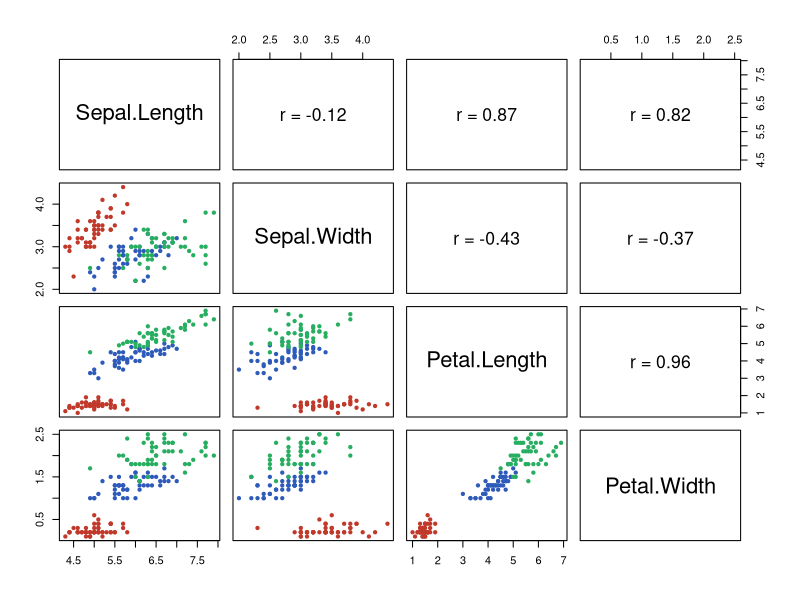
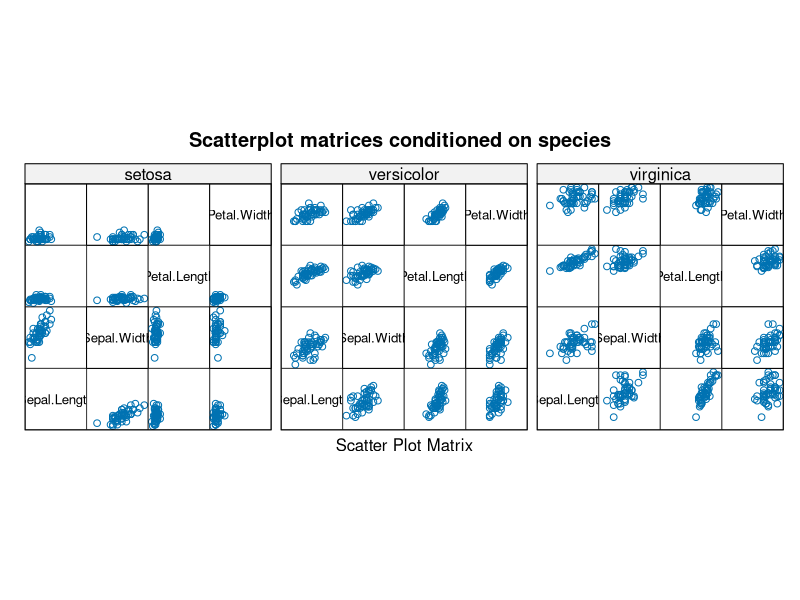
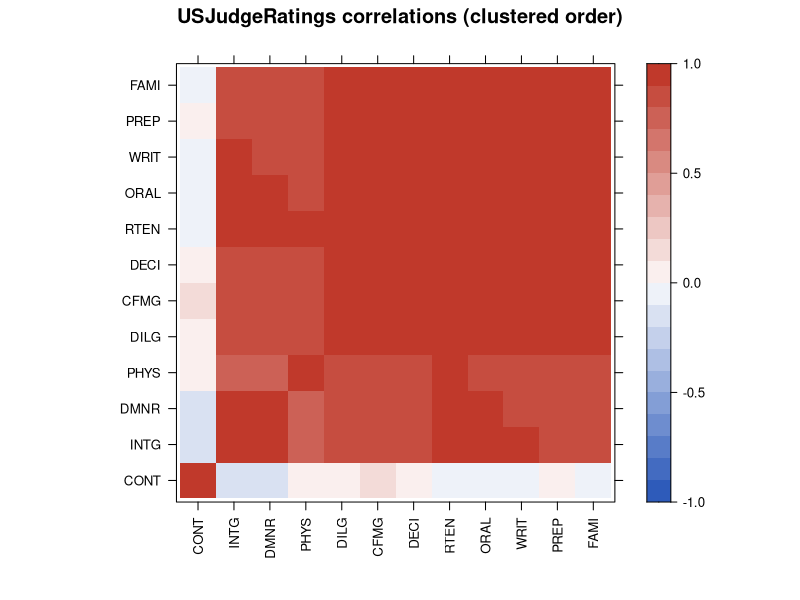
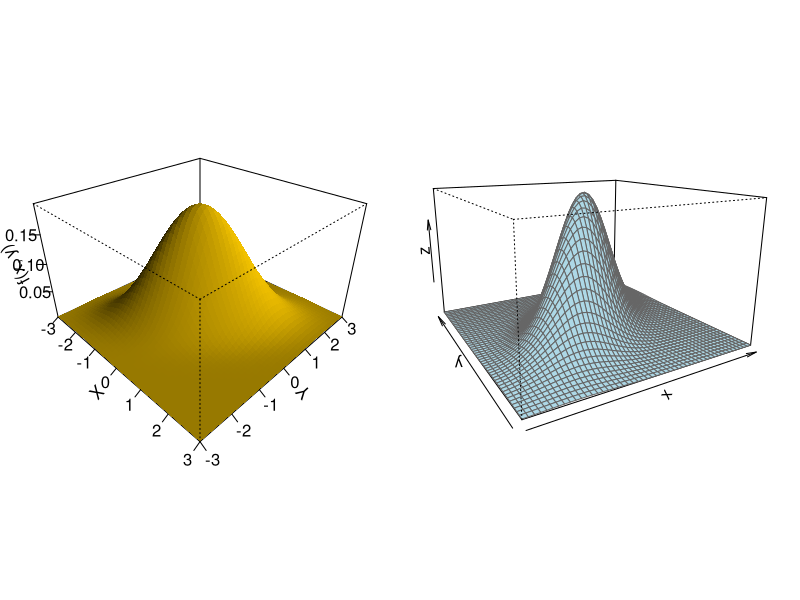
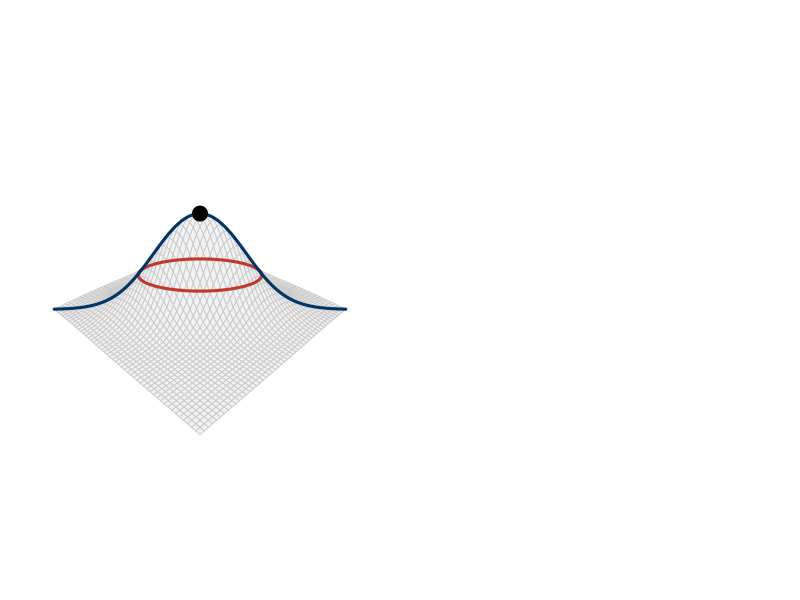
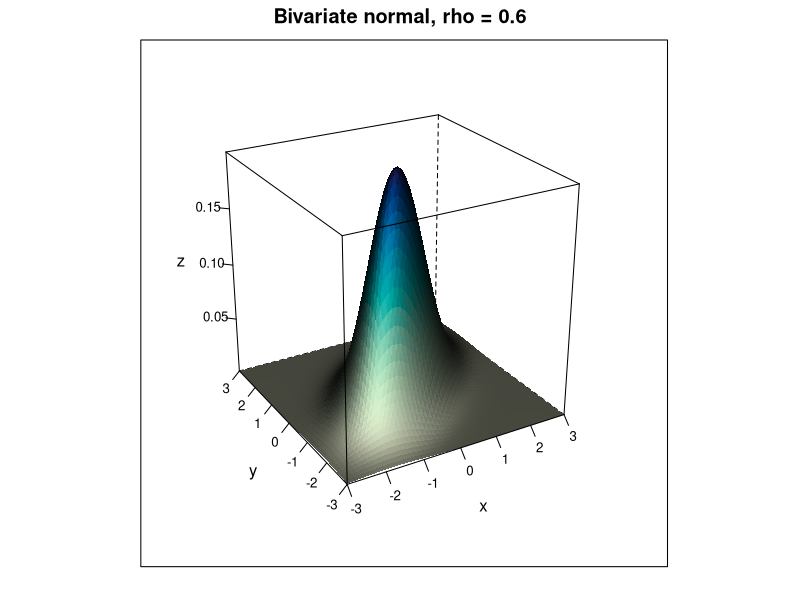
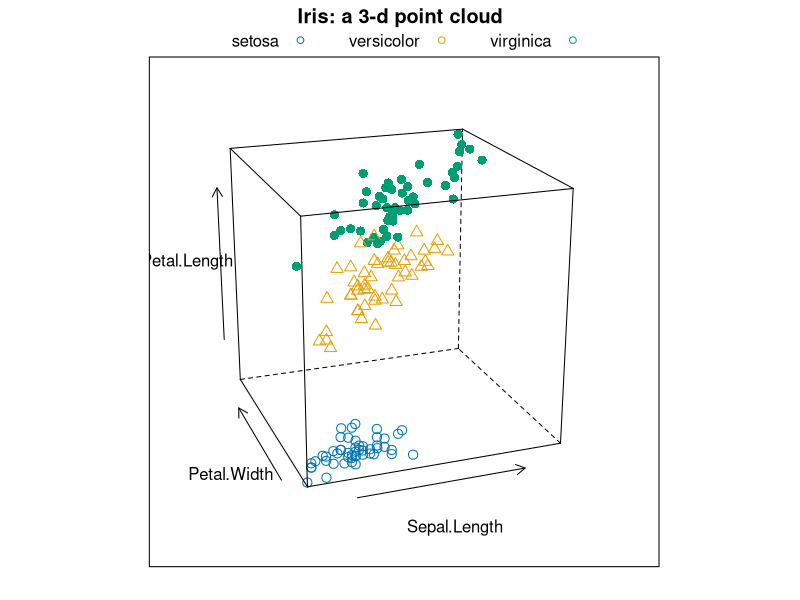
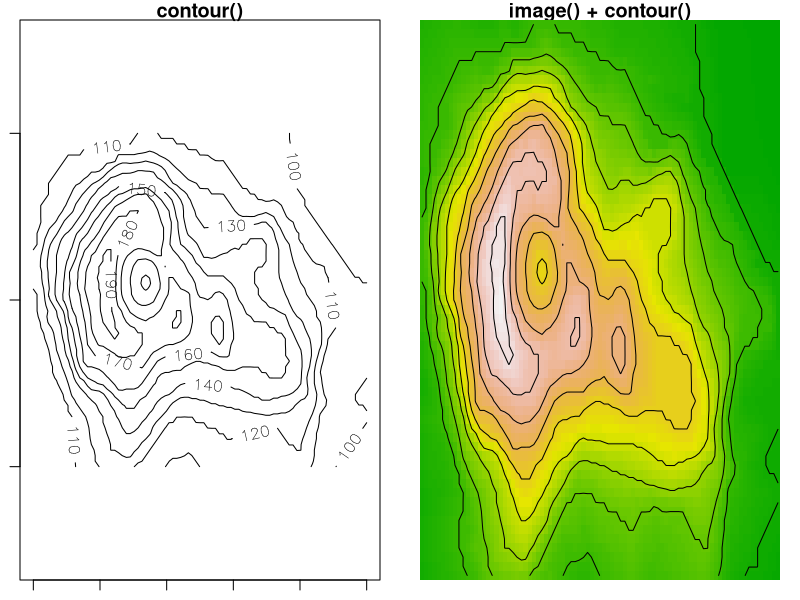

R code for these plots, in order:
## ---- chunk 1
#| label: setup
#| include: false
#| eval: true
library(knitr)
library(ggplot2)
library(lattice)
knitr::opts_chunk$set(
    fig.asp = 0.618,
    fig.align = "center",
    out.width = "100%",
    fig.retina = 3,
    fig.path = "./images/08-visualization/",
    message = FALSE,
    warning = FALSE,
    global.par = TRUE
)
options(
  htmltools.dir.version = FALSE,
  dplyr.print_min = 6, 
  dplyr.print_max = 6,
  tibble.width = 80,
  width = 80,
  digits = 4
  )
hook_output <- knitr::knit_hooks$get("output")
knitr::knit_hooks$set(output = function(x, options) {
  lines <- options$output.lines
  if (is.null(lines)) {
    return(hook_output(x, options))  # pass to default hook
  }
  x <- unlist(strsplit(x, "\n"))
  more <- "..."
  if (length(lines)==1) {        # first n lines
    if (length(x) > lines) {
      # truncate the output, but add ....
      x <- c(head(x, lines), more)
    }
  } else {
    x <- c(more, x[lines], more)
  }
  # paste these lines together
  x <- paste(c(x, ""), collapse = "\n")
  hook_output(x, options)
})
ggplot2::theme_set(ggplot2::theme_bw(base_size = 16))
## ---- chunk 2
#| fig-asp: 0.5
pairs(iris[, 1:4], col = c("#C0392B", "#2E5BBA", "#27AE60")[iris$Species], pch = 20,
      upper.panel = function(x, y, ...) { usr <- par("usr"); on.exit(par(usr = usr)); par(usr = c(0, 1, 0, 1))
        text(.5, .5, sprintf("r = %.2f", cor(x, y)), cex = 1.6) })
## ---- chunk 3
#| fig-asp: 0.45
library(lattice)
splom(~ iris[, 1:4] | Species, data = iris, pscales = 0, varname.cex = 0.8,
      main = "Scatterplot matrices conditioned on species", layout = c(3, 1))
## ---- chunk 4
#| fig-asp: 0.45
R <- cor(USJudgeRatings)
ord <- order.dendrogram(as.dendrogram(hclust(as.dist(1 - R))))
levelplot(R[ord, ord], at = seq(-1, 1, .1), col.regions = colorRampPalette(c("#2E5BBA", "white", "#C0392B"))(40),
          scales = list(x = list(rot = 90)), xlab = "", ylab = "", main = "USJudgeRatings correlations (clustered order)")
## ---- chunk 5
#| fig-asp: 0.5
f <- function(x, y, rho = 0.6) exp(-(x^2 - 2 * rho * x * y + y^2) / (2 * (1 - rho^2))) / (2 * pi * sqrt(1 - rho^2))
x <- y <- seq(-3, 3, length = 50)
z <- outer(x, y, f)
par(mfrow = c(1, 2), mar = c(1, 1, 1, 1))
persp(x, y, z, theta = 45, phi = 30, expand = 0.6, ltheta = 120, shade = 0.75,
      ticktype = "detailed", col = "#FFCC00", border = NA, xlab = "X", ylab = "Y", zlab = "f(x, y)")
persp(x, y, z, theta = -30, phi = 15, expand = 0.6, col = "lightblue", border = "gray40")
## ---- chunk 6
#| fig-asp: 0.5
par(mar = c(1, 1, 1, 1))
M <- persp(x, y, z, theta = 45, phi = 30, expand = 0.5, col = "gray95", border = "gray80", box = FALSE)
# add a contour of f at its 50% level and the density along the line y = x
cl <- contourLines(x, y, z, levels = 0.08)[[1]]
lines(trans3d(cl$x, cl$y, rep(0.08, length(cl$x)), M), lwd = 3, col = "#C0392B")
s <- seq(-3, 3, length = 100)
lines(trans3d(s, s, f(s, s), M), lwd = 3, col = "#003366")
points(trans3d(0, 0, f(0, 0), M), pch = 19, cex = 2)
## ---- chunk 7
#| fig-asp: 0.5
grid2 <- expand.grid(x = x, y = y); grid2$z <- f(grid2$x, grid2$y)
wireframe(z ~ x * y, data = grid2, shade = TRUE, scales = list(arrows = FALSE),
          screen = list(z = 30, x = -65), main = "Bivariate normal, rho = 0.6")
## ---- chunk 8
#| fig-asp: 0.5
cloud(Petal.Length ~ Sepal.Length * Petal.Width, data = iris, groups = Species, pch = c(1, 2, 16),
      cex = 1.1, screen = list(z = 20, x = -70), auto.key = list(columns = 3),
      main = "Iris: a 3-d point cloud")
## ---- chunk 9
#| fig-asp: 0.45
par(mfrow = c(1, 2))
contour(volcano, asp = 1, labcex = 1, main = "contour()")
image(volcano, col = terrain.colors(100), axes = FALSE, main = "image() + contour()")
contour(volcano, add = TRUE, drawlabels = FALSE)
## ---- chunk 10
#| fig-asp: 0.42
library(patchwork)
vdf <- data.frame(x = rep(seq_len(nrow(volcano)), ncol(volcano)),
                  y = rep(seq_len(ncol(volcano)), each = nrow(volcano)), z = as.vector(volcano))
p1 <- ggplot(vdf, aes(x, y, z = z)) + geom_contour_filled(bins = 10) + coord_equal() +
  theme(legend.position = "none") + labs(title = "geom_contour_filled")
p2 <- ggplot(faithful, aes(eruptions, waiting)) + geom_density_2d_filled(alpha = .8) + geom_point(size = .6) +
  theme(legend.position = "none") + labs(title = "2-d density contours (Ch 12)")
p1 + p2
## ---- chunk 11
#| fig-asp: 0.45
set.seed(4750)
Z <- MASS::mvrnorm(2000, c(0, 0), matrix(c(1, .7, .7, 1), 2))
bx <- cut(Z[, 1], breaks = seq(-4, 4, .5)); by <- cut(Z[, 2], breaks = seq(-4, 4, .5))
counts <- table(bx, by)
par(mfrow = c(1, 2), mar = c(2, 2, 2, 1))
image(seq(-3.75, 3.75, .5), seq(-3.75, 3.75, .5), unclass(counts), col = hcl.colors(30, "YlOrRd", rev = TRUE),
      main = "2D histogram (bin counts)", xlab = "", ylab = "")
persp(seq(-3.75, 3.75, .5), seq(-3.75, 3.75, .5), unclass(counts) / (2000 * .25), theta = 40, phi = 30,
      col = "#FFCC00", shade = .4, main = "as a density", xlab = "x", ylab = "y", zlab = "")
## ---- chunk 12
#| fig-asp: 0.38
andrews <- function(v, t) {
  basis <- cbind(1 / sqrt(2), sapply(seq_len(length(v) - 1), function(j) {
    k <- ceiling(j / 2); if (j %% 2 == 1) sin(k * t) else cos(k * t) }))
  basis %*% v
}
Xs <- scale(iris[, 1:4]); tt <- seq(-pi, pi, length = 200)
curves <- apply(Xs, 1, andrews, t = tt)
matplot(tt, curves, type = "l", lty = 1, col = adjustcolor(c("#C0392B", "#2E5BBA", "#27AE60")[iris$Species], .35),
        xlab = "t", ylab = "f(t)", main = "Andrews curves: iris (scaled)")
legend("topright", levels(iris$Species), col = c("#C0392B", "#2E5BBA", "#27AE60"), lwd = 3, bty = "n")
## ---- chunk 13
#| fig-asp: 0.42
crabs <- MASS::crabs
x <- crabs[seq(5, 200, 5), ]                     # get every fifth obs.
x$group <- interaction(x$sp, x$sex)
MASS::parcoord(x[, 4:8] / x$CW, col = c("#C0392B", "#2E5BBA", "#27AE60", "orange")[x$group], lwd = 2,
               var.label = TRUE)
legend("topright", levels(x$group), col = c("#C0392B", "#2E5BBA", "#27AE60", "orange"), lwd = 2, bty = "n")
## ---- chunk 14
#| fig-asp: 0.45
x <- crabs[seq(5, 200, 10), ]
stars(x[, 4:8] / x$CW, draw.segments = TRUE, labels = paste(x$sp, x$sex), nrow = 4,
      key.loc = c(14, 1.8), cex = .8, main = "Segment plots of crabs (scaled by CW)")
## ---- chunk 15
Xc <- scale(USArrests)                         # use the correlation matrix
e <- eigen(cor(USArrests)); s <- svd(Xc)
rbind(eigen = e$values, svd = s$d^2 / (nrow(Xc) - 1))
pc <- prcomp(USArrests, scale. = TRUE)
summary(pc)
## ---- chunk 16
#| fig-asp: 0.38
par(mfrow = c(1, 2))
plot(pc$sdev^2 / sum(pc$sdev^2), type = "b", pch = 19, ylim = c(0, 1), xlab = "component",
     ylab = "proportion of variance", main = "Scree plot")
lines(cumsum(pc$sdev^2) / sum(pc$sdev^2), type = "b", pch = 1, lty = 2)
barplot(t(pc$rotation[, 1:2]), beside = TRUE, col = c("#003366", "#FFCC00"), legend.text = c("PC1", "PC2"),
        main = "Loadings")
## ---- chunk 17
#| fig-asp: 0.55
par(mar = c(4, 4, 1, 1))
biplot(pc, cex = c(0.7, 1), col = c("gray30", "#C0392B"), scale = 0)
## ---- chunk 18
#| fig-asp: 0.38
pci <- prcomp(iris[, 1:4], scale. = TRUE)
p1 <- ggplot(data.frame(pci$x, Species = iris$Species), aes(PC1, PC2, color = Species)) +
  geom_point(size = 2) + labs(title = sprintf("PC1-PC2 keep %.0f%% of the variance",
                                               100 * sum(pci$sdev[1:2]^2) / 4))
p2 <- ggplot(data.frame(iris, Species = iris$Species), aes(Sepal.Length, Sepal.Width, color = Species)) +
  geom_point(size = 2) + labs(title = "Two raw variables")
p1 + p2 + plot_layout(guides = "collect")
## ---- chunk 19
#| fig-asp: 0.32
mds <- cmdscale(dist(scale(USArrests)), k = 2)
par(mar = c(4, 4, 1, 1)); plot(mds, type = "n", xlab = "MDS 1", ylab = "MDS 2")
text(mds, labels = state.abb[match(rownames(USArrests), state.name)], cex = .8)
